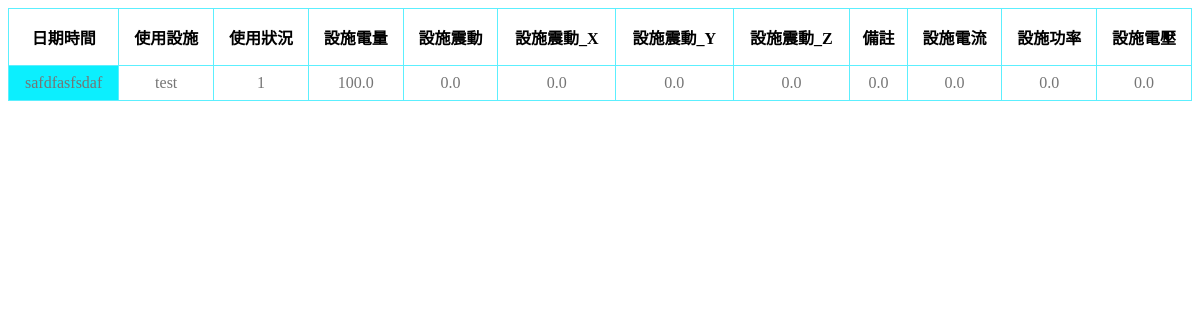
Before: /dorm/info1/ with the older database file.
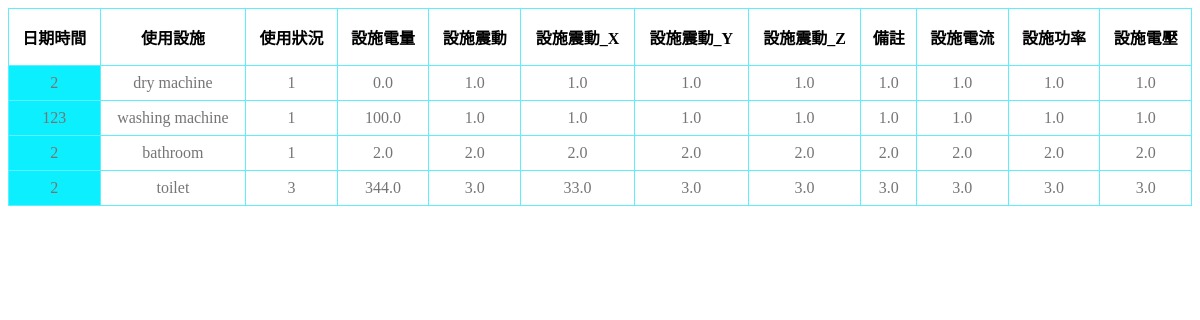
After: the same page with the newer database file.
### dorm/models.py (models this page shows, shortened)
class facilities_firstfloor(models.Model):
	Date = models.CharField(max_length = 30)
	facilities_name = models.CharField(max_length = 20)
	facilities_useage = models.CharField(max_length = 10)
	battery = models.FloatField()
	Acce_X = models.FloatField()
	Acce_Y = models.FloatField()
	Acce_Z = models.FloatField()
	Acce = models.FloatField()
	Temp = models.FloatField()
	Current = models.FloatField()
	Voltage = models.FloatField()
	Power = models.FloatField()

### dorm/views.py (the view)
# urls.py: path('info1/', views.FacilitiesViewSet1.get, name='dorm'),
    def get(request):
        template_name = 'dorm.html'
        queryset = facilities_firstfloor.objects.all()
        return render(request, template_name, {"context":queryset})

### dorm/templates/dorm.html (shortened to what this page needs)
<!DOCTYPE html>
<html lang="en">
<head>
    {% load static %}
    <link rel="stylesheet" href="{% static '/css/dorm.css' %}">
</head>
<body>
    {% load static %}
    <table>
        <thead>
            <tr>
                <th>日期時間</th>
                <th>使用設施</th>
                <th>使用狀況</th>
                <th>設施電量</th>
                <th>設施震動</th>
                <th>設施震動_X</th>
                <th>設施震動_Y</th>
                <th>設施震動_Z</th>
                <th>備註</th>
                <th>設施電流</th>
                <th>設施功率</th>
                <th>設施電壓</th>
            </tr>
        </thead>
        <tbody>
            {% for data in context%}
                <tr>
                    <td class='date'>{{ data.Date }}</td>
                    <td class='facilities name'>{{ data.facilities_name }}</td>
                    <td class='facilities useage'>{{ data.facilities_useage }}</td>
                    <td class='facilities battery'>{{ data.battery }}</td>
                    <td class='facilities Acce'>{{ data.Acce }}</td>
                    <td class='facilities Acce_X'>{{ data.Acce_X }}</td>
                    <td class='facilities Acce_Y'>{{ data.Acce_Y }}</td>
                    <td class='facilities Acce_Z'>{{ data.Acce_Z }}</td>
                    <td class='facilities Temp'>{{ data.Temp }}</td>
                    <td class='facilities Current'>{{ data.Current }}</td>
                    <td class='facilities Power'>{{ data.Power }}</td>
                    <td class='facilities Voltage'>{{ data.Voltage }}</td>
                </tr>
            {% endfor%}
        </tbody>
    </table>
</body>
</html>

### dorm/static/css/dorm.css (style rules this page uses)
table { border: 0; border-collapse: collapse; border-radius: 8px; width: 100%; }
th { border: solid 1px #5ceffe; padding: 16px 8px; }
td { border: solid 1px #5ceffe; text-align: center; padding: 8px; color: #757575; }
.date { background-color: #0ceffe; }

Changed rows visible on the page:
changed facilities_firstfloor: Date "safdfasfsdaf" → "2"; facilities_name "test" → "dry machine"; battery "100.0" → "0.0"; Acce "0.0" → "1.0"; Acce_X "0.0" → "1.0"; Acce_Y "0.0" → "1.0"; Acce_Z "0.0" → "1.0"; Temp "0.0" → "1.0"; Current "0.0" → "1.0"; Power "0.0" → "1.0"; Voltage "0.0" → "1.0"
added facilities_firstfloor: Date "123", facilities_name "washing machine", facilities_useage "1", battery "100.0", Acce "1.0", Acce_X "1.0", Acce_Y "1.0", Acce_Z "1.0", Temp "1.0", Current "1.0", Power "1.0", Voltage "1.0"
added facilities_firstfloor: Date "2", facilities_name "bathroom", facilities_useage "1", battery "2.0", Acce "2.0", Acce_X "2.0", Acce_Y "2.0", Acce_Z "2.0", Temp "2.0", Current "2.0", Power "2.0", Voltage "2.0"
added facilities_firstfloor: Date "2", facilities_name "toilet", facilities_useage "3", battery "344.0", Acce "3.0", Acce_X "33.0", Acce_Y "3.0", Acce_Z "3.0", Temp "3.0", Current "3.0", Power "3.0", Voltage "3.0"
